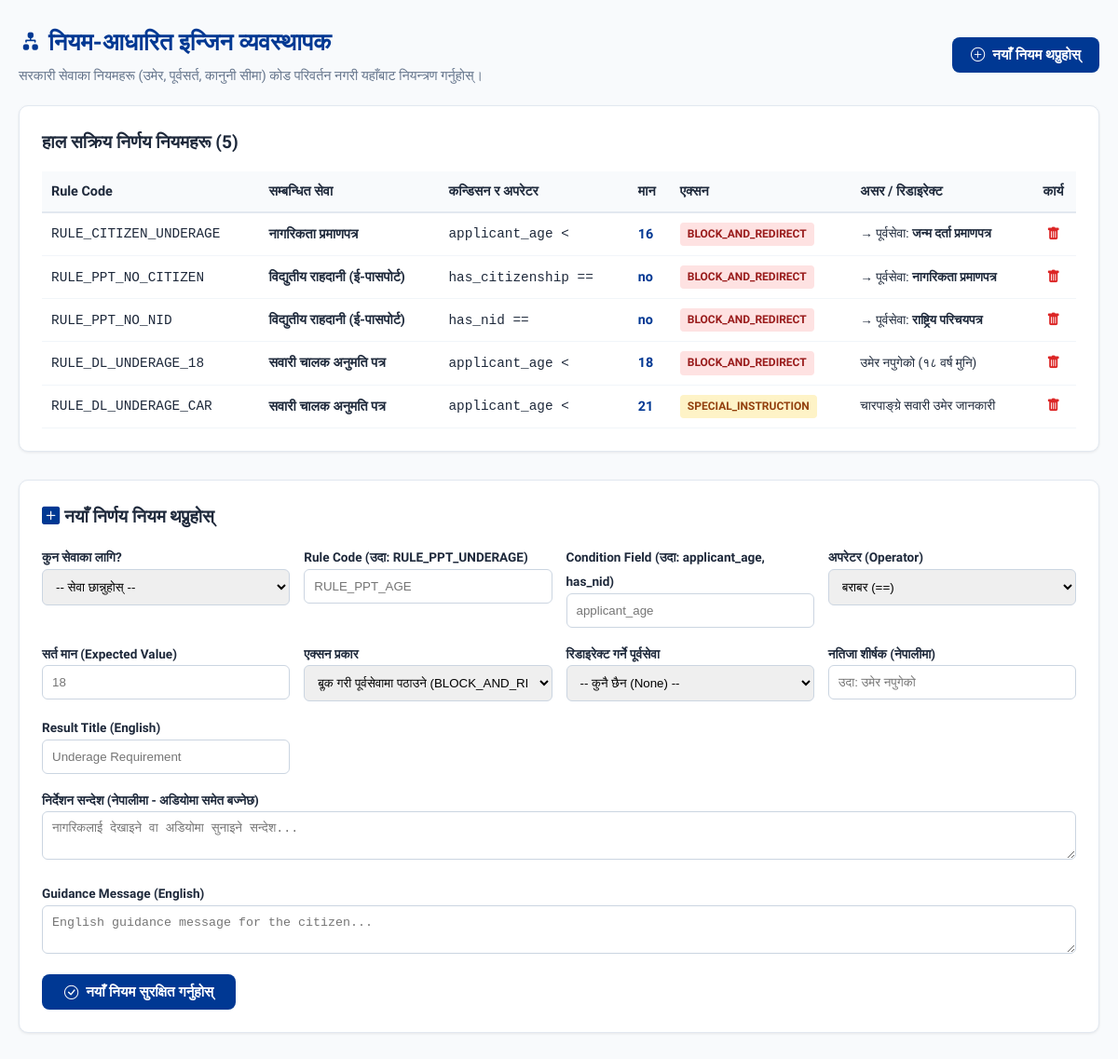
Screenshot of /manage_rules.php (signed in) with the database file from the repository.
### tables this page shows
CREATE TABLE `service_rules` (
  `id` INT AUTO_INCREMENT PRIMARY KEY,
  `service_id` INT NOT NULL,
  `rule_code` VARCHAR(50) NOT NULL,
  `condition_field` VARCHAR(100) NOT NULL,
  `operator` VARCHAR(10) NOT NULL,  
  `condition_value` VARCHAR(100) NOT NULL,
  `action_type` ENUM('BLOCK_AND_REDIRECT', 'ADD_DOCUMENTS', 'SPECIAL_INSTRUCTION', 'SET_FEE') NOT NULL,
  `target_service_id` INT NULL,
  `result_title_en` VARCHAR(200) NOT NULL,
  `result_title_np` VARCHAR(250) NOT NULL,
  `result_message_en` TEXT NOT NULL,
  `result_message_np` TEXT NOT NULL,
  `action_payload` TEXT NULL,
  FOREIGN KEY (`service_id`) REFERENCES `services`(`id`) ON DELETE CASCADE,
  FOREIGN KEY (`target_service_id`) REFERENCES `services`(`id`) ON DELETE SET NULL
);

CREATE TABLE `services` (
  `id` INT AUTO_INCREMENT PRIMARY KEY,
  `code` VARCHAR(50) NOT NULL UNIQUE,
  `name_en` VARCHAR(150) NOT NULL,
  `name_np` VARCHAR(200) NOT NULL,
  `category` VARCHAR(100) NOT NULL,
  `description_en` TEXT,
  `description_np` TEXT,
  `standard_fee` VARCHAR(100) DEFAULT 'निःशुल्क / Free',
  `estimated_days` VARCHAR(100) DEFAULT '१-३ दिन / 1-3 Days',
  `online_portal_url` VARCHAR(255) NULL,
  `icon` VARCHAR(50) DEFAULT 'bi-file-earmark-text',
  `created_at` TIMESTAMP DEFAULT CURRENT_TIMESTAMP
);

### manage_rules.php (the view, shortened to what this page needs)
<?php
$db = Database::getConnection();
$rules = $db->query("SELECT r.*, s.name_np as service_name_np, t.name_np as target_name_np
                     FROM service_rules r
                     JOIN services s ON r.service_id = s.id
                     LEFT JOIN services t ON r.target_service_id = t.id
                     ORDER BY r.service_id ASC, r.id ASC")->fetchAll();
?>
<!DOCTYPE html>
<html lang="ne">
<head>
    <link rel="stylesheet" href="https://cdn.jsdelivr.net/npm/bootstrap-icons@1.11.3/font/bootstrap-icons.min.css">
    <link rel="stylesheet" href="../assets/css/style.css">
</head>
<body style="background:#f8fafc;">
<main class="main-wrapper" style="padding-top:25px;">
    <div style="display:flex;justify-content:space-between;align-items:center;margin-bottom:20px;flex-wrap:wrap;gap:10px;">
        <div>
            <h2 style="font-size:1.6rem;font-weight:800;color:var(--primary);margin-bottom:4px;">
                <i class="bi bi-diagram-2-fill"></i> <span data-np="नियम-आधारित इन्जिन व्यवस्थापक" data-en="Rule Engine Manager">नियम-आधारित इन्जिन व्यवस्थापक</span>
            </h2>
            <p style="color:var(--text-muted);font-size:0.9rem;" data-np="सरकारी सेवाका नियमहरू (उमेर, पूर्वसर्त, कानुनी सीमा) कोड परिवर्तन नगरी यहाँबाट नियन्त्रण गर्नुहोस्।" data-en="Dynamically configure government service rules, eligibility constraints, and prerequisite redirects without modifying source code.">
                सरकारी सेवाका नियमहरू (उमेर, पूर्वसर्त, कानुनी सीमा) कोड परिवर्तन नगरी यहाँबाट नियन्त्रण गर्नुहोस्।
            </p>
        </div>
        <button onclick="document.getElementById('addRuleCard').scrollIntoView({behavior:'smooth'})" class="btn-action btn-action-primary">
            <i class="bi bi-plus-circle"></i> <span data-np="नयाँ नियम थप्नुहोस्" data-en="Add Decision Rule">नयाँ नियम थप्नुहोस्</span>
        </button>
    </div>
    <div style="background:white;padding:24px;border-radius:var(--radius-md);border:1px solid var(--border-color);box-shadow:var(--shadow-sm);margin-bottom:30px;overflow-x:auto;">
        <h3 style="font-size:1.2rem;font-weight:700;margin-bottom:15px;color:var(--text-main);">
            <span data-np="हाल सक्रिय निर्णय नियमहरू" data-en="Active Decision Rules">हाल सक्रिय निर्णय नियमहरू</span> (<?= count($rules) ?>)
        </h3>
        <table class="custom-table" style="width:100%;border-collapse:collapse;font-size:0.9rem;">
            <thead>
                <tr style="border-bottom:2px solid #e2e8f0;text-align:left;background:#f8fafc;">
                    <th style="padding:10px;">Rule Code</th>
                    <th style="padding:10px;" data-np="सम्बन्धित सेवा" data-en="Target Service">सम्बन्धित सेवा</th>
                    <th style="padding:10px;" data-np="कन्डिसन र अपरेटर" data-en="Condition & Op">कन्डिसन र अपरेटर</th>
                    <th style="padding:10px;" data-np="मान" data-en="Expected Value">मान</th>
                    <th style="padding:10px;" data-np="एक्सन" data-en="Action">एक्सन</th>
                    <th style="padding:10px;" data-np="असर / रिडाइरेक्ट" data-en="Consequence / Redirect">असर / रिडाइरेक्ट</th>
                    <th style="padding:10px;text-align:center;" data-np="कार्य" data-en="Action">कार्य</th>
                </tr>
            </thead>
            <tbody>
                <?php foreach ($rules as $r): ?>
                    <tr style="border-bottom:1px solid #f1f5f9;">
                        <td style="padding:10px;"><code><?= htmlspecialchars($r['rule_code']) ?></code></td>
                        <td style="padding:10px;"><strong><?= htmlspecialchars($r['service_name_np']) ?></strong></td>
                        <td style="padding:10px;"><code><?= htmlspecialchars($r['condition_field']) ?> <?= htmlspecialchars($r['operator']) ?></code></td>
                        <td style="padding:10px;"><strong style="color:var(--primary);"><?= htmlspecialchars($r['condition_value']) ?></strong></td>
                        <td style="padding:10px;">
                            <span class="rule-badge <?= $r['action_type'] === 'BLOCK_AND_REDIRECT' ? 'rule-block' : 'rule-special' ?>">
                                <?= htmlspecialchars($r['action_type']) ?>
                            </span>
                        </td>
                        <td style="padding:10px;font-size:0.85rem;">
                            <?php if ($r['target_service_id']): ?>
                                &rarr; <span data-np="पूर्वसेवा" data-en="Prerequisite">पूर्वसेवा</span>: <strong><?= htmlspecialchars($r['target_name_np']) ?></strong>
                            <?php else: ?>
                                <?= htmlspecialchars($r['result_title_np']) ?>
                            <?php endif; ?>
                        </td>
                        <td style="padding:10px;text-align:center;">
                            <a href="manage_rules.php?delete=<?= $r['id'] ?>" onclick="return confirm('के तपाईं यो नियम मेटाउन निश्चित हुनुहुन्छ?');" style="color:#dc2626;text-decoration:none;" title="मेटाउनुहोस्">
                                <i class="bi bi-trash-fill"></i>
                            </a>
                        </td>
                    </tr>
                <?php endforeach; ?>
            </tbody>
        </table>
    </div>
    <div id="addRuleCard" style="background:white;padding:24px;border-radius:var(--radius-md);border:1px solid var(--border-color);box-shadow:var(--shadow-sm);">
        <h3 style="font-size:1.2rem;font-weight:700;margin-bottom:15px;color:var(--text-main);">
            <i class="bi bi-plus-square-fill" style="color:var(--primary);"></i> <span data-np="नयाँ निर्णय नियम थप्नुहोस्" data-en="Add New Decision Rule">नयाँ निर्णय नियम थप्नुहोस्</span>
        </h3>
        <form method="POST" action="manage_rules.php" style="display:grid;grid-template-columns:repeat(auto-fit, minmax(240px, 1fr));gap:15px;">
            <div>
                <label style="font-size:0.85rem;font-weight:700;" data-np="कुन सेवाका लागि?" data-en="Target Public Service">कुन सेवाका लागि?</label>
                <select name="service_id" required style="width:100%;padding:10px;border-radius:6px;border:1px solid #cbd5e1;">
                    <option value="" data-np="-- सेवा छान्नुहोस् --" data-en="-- Select Service --">-- सेवा छान्नुहोस् --</option>
                </select>
            </div>
            <div>
                <label style="font-size:0.85rem;font-weight:700;">Rule Code (उदा: RULE_PPT_UNDERAGE)</label>
                <input type="text" name="rule_code" placeholder="RULE_PPT_AGE" required style="width:100%;padding:10px;border-radius:6px;border:1px solid #cbd5e1;">
            </div>
            <div>
                <label style="font-size:0.85rem;font-weight:700;">Condition Field (उदा: applicant_age, has_nid)</label>
                <input type="text" name="condition_field" placeholder="applicant_age" required style="width:100%;padding:10px;border-radius:6px;border:1px solid #cbd5e1;">
            </div>
            <div>
                <label style="font-size:0.85rem;font-weight:700;" data-np="अपरेटर (Operator)" data-en="Operator">अपरेटर (Operator)</label>
                <select name="operator" style="width:100%;padding:10px;border-radius:6px;border:1px solid #cbd5e1;">
                    <option value="==" data-np="बराबर (==)" data-en="Equals (==)">बराबर (==)</option>
                </select>
            </div>
            <div>
                <label style="font-size:0.85rem;font-weight:700;" data-np="सर्त मान (Expected Value)" data-en="Expected Value">सर्त मान (Expected Value)</label>
                <input type="text" name="condition_value" placeholder="18" required style="width:100%;padding:10px;border-radius:6px;border:1px solid #cbd5e1;">
            </div>
            <div>
                <label style="font-size:0.85rem;font-weight:700;" data-np="एक्सन प्रकार" data-en="Action Type">एक्सन प्रकार</label>
                <select name="action_type" style="width:100%;padding:10px;border-radius:6px;border:1px solid #cbd5e1;">
                    <option value="BLOCK_AND_REDIRECT" data-np="ब्लक गरी पूर्वसेवामा पठाउने (BLOCK_AND_REDIRECT)" data-en="Block & Redirect to Prerequisite">ब्लक गरी पूर्वसेवामा पठाउने (BLOCK_AND_REDIRECT)</option>
                </select>
            </div>
            <div>
                <label style="font-size:0.85rem;font-weight:700;" data-np="रिडाइरेक्ट गर्ने पूर्वसेवा" data-en="Redirect Service">रिडाइरेक्ट गर्ने पूर्वसेवा</label>
                <select name="target_service_id" style="width:100%;padding:10px;border-radius:6px;border:1px solid #cbd5e1;">
                    <option value="" data-np="-- कुनै छैन (None) --" data-en="-- None (Direct Ineligible) --">-- कुनै छैन (None) --</option>
                </select>
            </div>
            <div>
                <label style="font-size:0.85rem;font-weight:700;" data-np="नतिजा शीर्षक (नेपालीमा)" data-en="Result Title (Nepali)">नतिजा शीर्षक (नेपालीमा)</label>
                <input type="text" name="title_np" placeholder="उदा: उमेर नपुगेको" required style="width:100%;padding:10px;border-radius:6px;border:1px solid #cbd5e1;">
            </div>
            <div>
                <label style="font-size:0.85rem;font-weight:700;" data-np="नतिजा शीर्षक (English)" data-en="Result Title (English)">Result Title (English)</label>
                <input type="text" name="title_en" placeholder="Underage Requirement" required style="width:100%;padding:10px;border-radius:6px;border:1px solid #cbd5e1;">
            </div>
            <div style="grid-column: 1 / -1;">
                <label style="font-size:0.85rem;font-weight:700;" data-np="निर्देशन सन्देश (नेपालीमा - अडियोमा समेत बज्नेछ)" data-en="Guidance Message (Nepali - also read by TTS)">निर्देशन सन्देश (नेपालीमा - अडियोमा समेत बज्नेछ)</label>
                <textarea name="message_np" rows="2" placeholder="नागरिकलाई देखाइने वा अडियोमा सुनाइने सन्देश..." required style="width:100%;padding:10px;border-radius:6px;border:1px solid #cbd5e1;"></textarea>
            </div>
            <div style="grid-column: 1 / -1;">
                <label style="font-size:0.85rem;font-weight:700;" data-np="Guidance Message (English)" data-en="Guidance Message (English)">Guidance Message (English)</label>
                <textarea name="message_en" rows="2" placeholder="English guidance message for the citizen..." required style="width:100%;padding:10px;border-radius:6px;border:1px solid #cbd5e1;"></textarea>
            </div>
            <div style="grid-column: 1 / -1;">
                <button type="submit" class="btn-action btn-action-primary" style="padding:10px 24px;">
                    <i class="bi bi-check-circle"></i> <span data-np="नयाँ नियम सुरक्षित गर्नुहोस्" data-en="Save Rule">नयाँ नियम सुरक्षित गर्नुहोस्</span>
                </button>
            </div>
        </form>
    </div>
</main>
</body>
</html>

### style.css (style rules this page uses)
:root { --primary: #003893; --primary-dark: #002566; --secondary: #dc2626; --secondary-hover: #b91c1c; --accent: #f59e0b; --success: #16a34a; --bg-main: #f8fafc; --bg-card: #ffffff; --text-main: #1e293b; --text-muted: #64748b; --border-color: #e2e8f0; --font-base: 'Mukta', 'Segoe UI', Tahoma, Geneva, Verdana, sans-serif; --font-size-base: 16px; --radius-lg: 16px; --radius-md: 10px; --shadow-sm: 0 1px 3px rgba(0,0,0,0.08); --shadow-md: 0 4px 6px -1px rgba(0,0,0,0.1), 0 2px 4px -2px rgba(0,0,0,0.06); --shadow-lg: 0 10px 15px -3px rgba(0,0,0,0.1), 0 4px 6px -4px rgba(0,0,0,0.05); }
* { box-sizing: border-box; margin: 0; padding: 0; }
body { font-family: var(--font-base); font-size: var(--font-size-base); background-color: var(--bg-main); color: var(--text-main); line-height: 1.6; min-height: 100vh; display: flex; flex-direction: column; }
.main-wrapper { flex: 1; max-width: 1200px; width: 100%; margin: 0 auto; padding: 24px 20px 60px; }
.btn-action { padding: 10px 20px; border-radius: 8px; font-weight: 700; font-size: 0.95rem; cursor: pointer; display: flex; align-items: center; gap: 8px; border: none; transition: all 0.2s; }
.btn-action-primary { background: var(--primary); color: white; }

### manage_rules.php (style rules this page uses)
.rule-badge { display: inline-block; padding: 3px 8px; border-radius: 4px; font-size: 0.75rem; font-weight: 700; }
.rule-block { background: #fee2e2; color: #991b1b; }
.rule-special { background: #fef3c7; color: #92400e; }

### rows the page displays
service_rules: rule_code "RULE_CITIZEN_UNDERAGE", service.name_np "नागरिकता प्रमाणपत्र", condition_field "applicant_age", operator "<", condition_value "16", action_type "BLOCK_AND_REDIRECT", target_service.name_np "जन्म दर्ता प्रमाणपत्र"
service_rules: rule_code "RULE_PPT_NO_CITIZEN", service.name_np "विद्युतीय राहदानी (ई-पासपोर्ट)", condition_field "has_citizenship", operator "==", condition_value "no", action_type "BLOCK_AND_REDIRECT", target_service.name_np "नागरिकता प्रमाणपत्र"
service_rules: rule_code "RULE_PPT_NO_NID", service.name_np "विद्युतीय राहदानी (ई-पासपोर्ट)", condition_field "has_nid", operator "==", condition_value "no", action_type "BLOCK_AND_REDIRECT", target_service.name_np "राष्ट्रिय परिचयपत्र"
service_rules: rule_code "RULE_DL_UNDERAGE_18", service.name_np "सवारी चालक अनुमति पत्र", condition_field "applicant_age", operator "<", condition_value "18", action_type "BLOCK_AND_REDIRECT", result_title_np "उमेर नपुगेको (१८ वर्ष मुनि)"
service_rules: rule_code "RULE_DL_UNDERAGE_CAR", service.name_np "सवारी चालक अनुमति पत्र", condition_field "applicant_age", operator "<", condition_value "21", action_type "SPECIAL_INSTRUCTION", result_title_np "चारपाङ्ग्रे सवारी उमेर जानकारी"

### other values shown
count($rules) "5"
